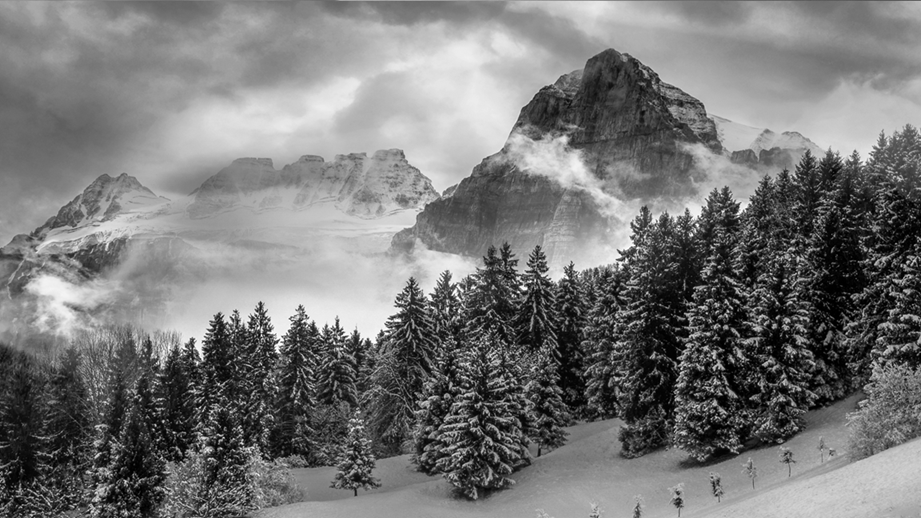
#> input picture lab1/images/Task1.jpg, 921 x 518 px
$ jupyter execute task1.ipynb
#> lines starting #> are read from the running program, lines starting #| are printed output that depends on the picture
[cell 1]
import cv2
import numpy as np
import matplotlib.pyplot as plt

[cell 2]
def show_image(img1, img2, descr1, descr2):
    fig, axes = plt.subplots(1, 2, figsize=(10, 5))
    axes[0].imshow(img1)
    axes[0].set_title(descr1)
    axes[0].axis("off")

    axes[1].imshow(img2)
    axes[1].set_title(descr2)
    axes[1].axis("off")

    plt.show()

[cell 3]
image = cv2.imread("images/Task1.jpg")
#> image is the input picture: shape (518, 921, 3); min 0, max 255, mean 119.7

# invert the colors
# bitwise_not(img):      switching each bit of img i <=> subtracting i from full 1s <=> inverting i
inverted_image = cv2.bitwise_not(image)
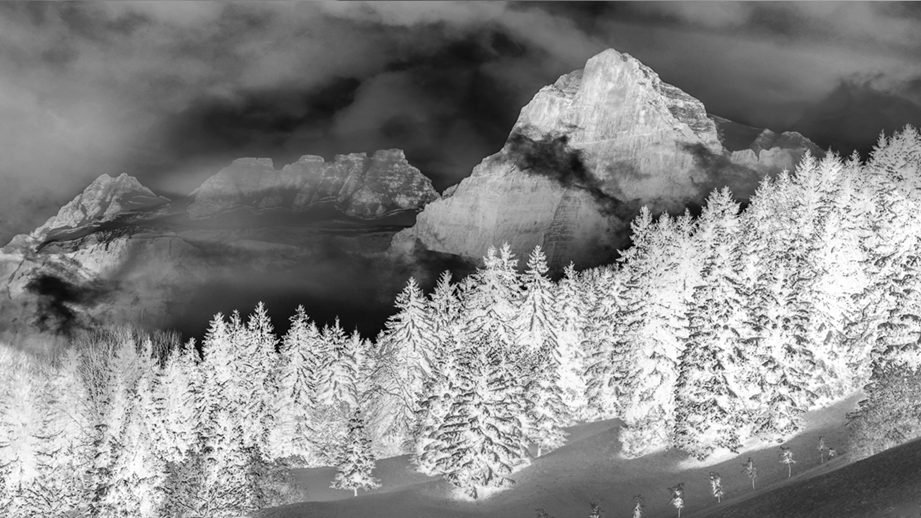
#> inverted_image: shape (518, 921, 3); min 0, max 255, mean 135.3

show_image(image, inverted_image, "Original image", "Inverted image")
#> in show_image, `plt.show()`:
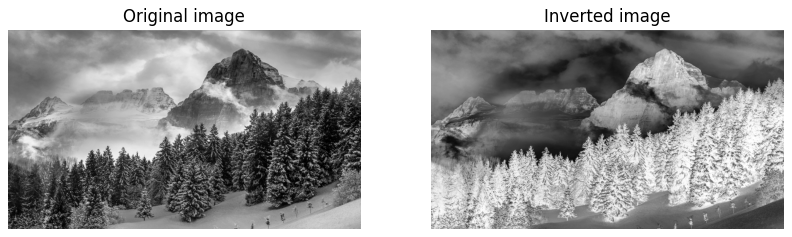
#> figure drawn by matplotlib, 2 panels

[cell 4]
# gamma correction: power transform with convention
# - gamma > 1 => brighter
#   - 1/gamma < 1 => log transform, dark fleshed white compressed
# - gamma < 1 => darker
#   - 1/gamma > 1 => power transform, dark compressed white fleshed
gamma = 0.7
inv_gamma = 1.0 / gamma

# LUT(img, tble):   for every possible intensity i of the image, set
#                   tble[i] = gamma(i) = A*V^gamma, V convention in [0,1]
#                   LUT(img, tble) sets img[i,j] = tble[img[i,j]]
table = np.array([(i / 255.0) ** inv_gamma * 255 for i in range(256)]).astype("uint8")
adjusted_image = cv2.LUT(inverted_image, table)
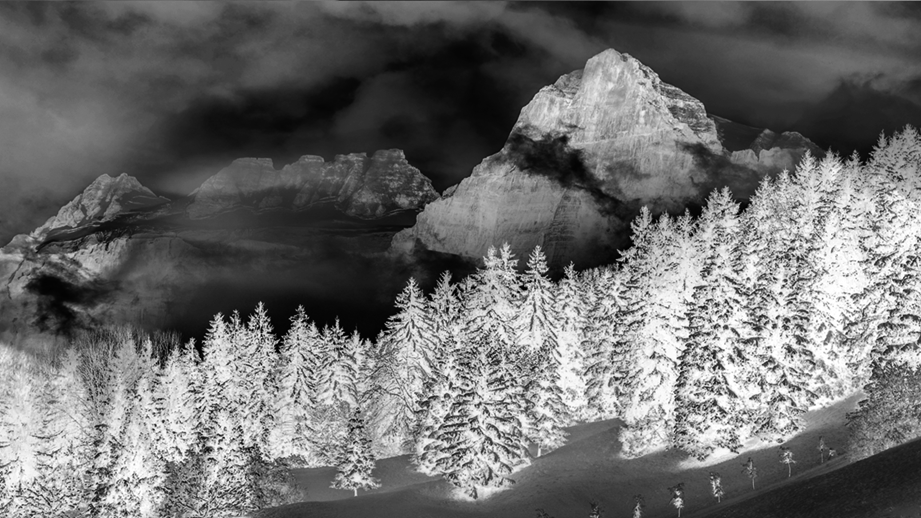
#> adjusted_image: shape (518, 921, 3); min 0, max 255, mean 109.2

show_image(inverted_image, adjusted_image, "Invered image", "Gamma-corrected image")
#> call 2 of show_image, with descr1 = 'Invered image', descr2 = 'Gamma-corrected image'
#> in show_image (call 2), `plt.show()`:
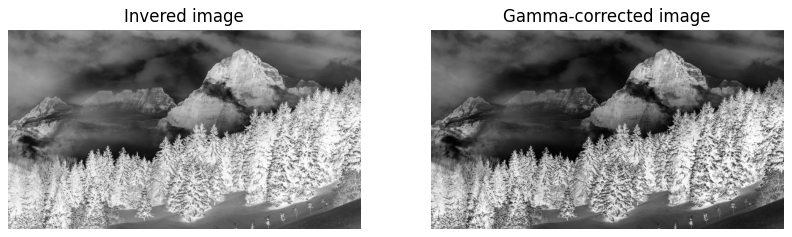
#> figure drawn by matplotlib, 2 panels

[cell 5]
show_image(image, adjusted_image, "Original image", "Final image")

$ run again, with lab1/images/Task2.jpg copied over lab1/images/Task1.jpg
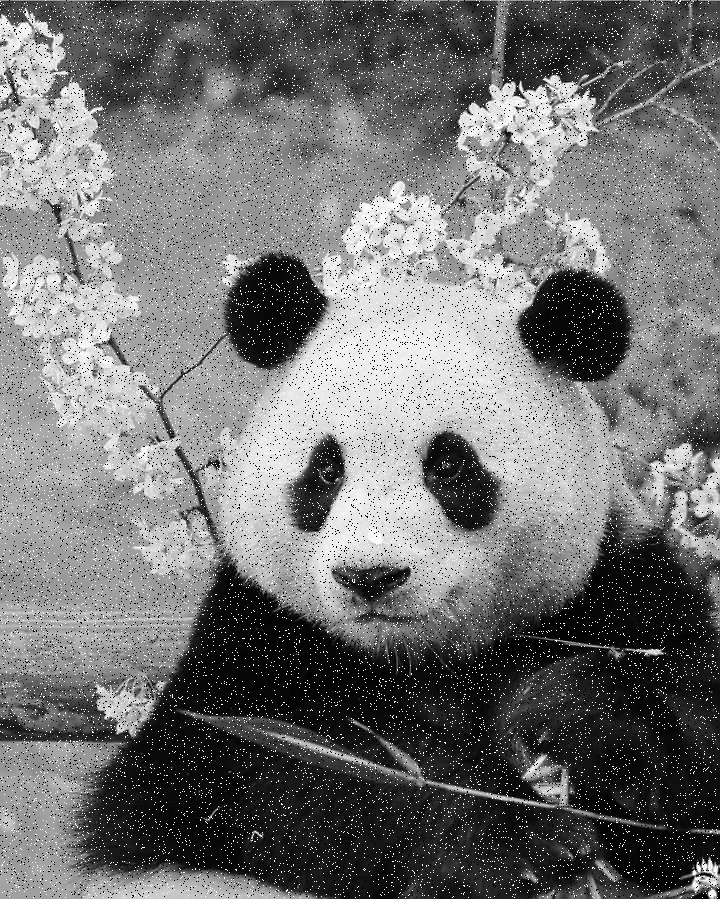
#> input picture lab1/images/Task2.jpg, 720 x 899 px
#> image is the input picture: shape (899, 720, 3); min 0, max 255, mean 114.2
#> `adjusted_image = cv2.LUT(inverted_image, table)`:
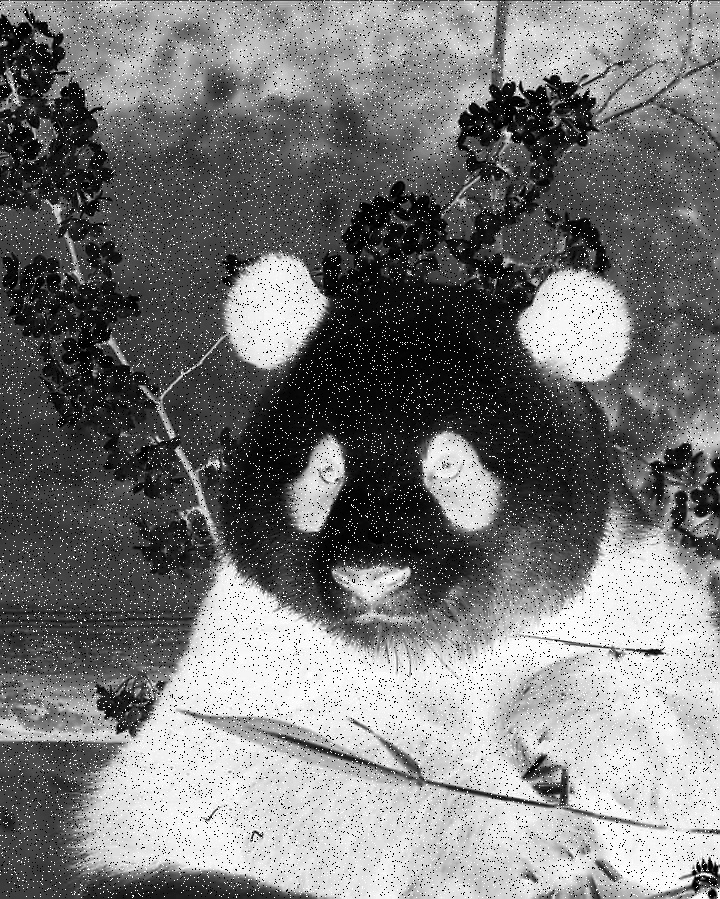
#> adjusted_image: shape (899, 720, 3); min 0, max 255, mean 120.3
#> in show_image (call 2), `plt.show()`:
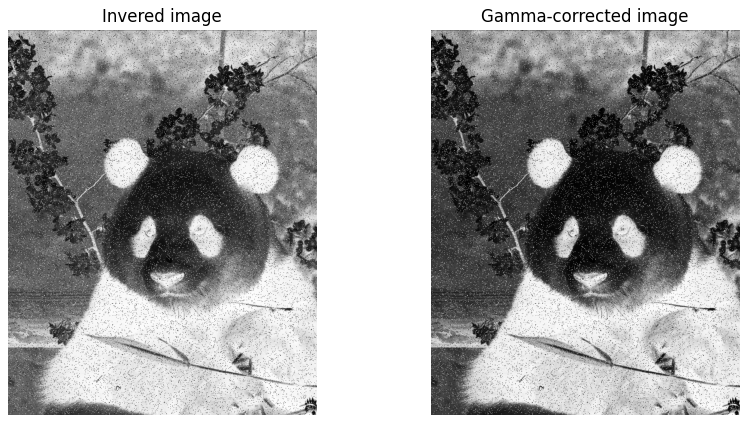
#> figure drawn by matplotlib, 2 panels

$ run again, with lab1/images/Task3.jpg copied over lab1/images/Task1.jpg
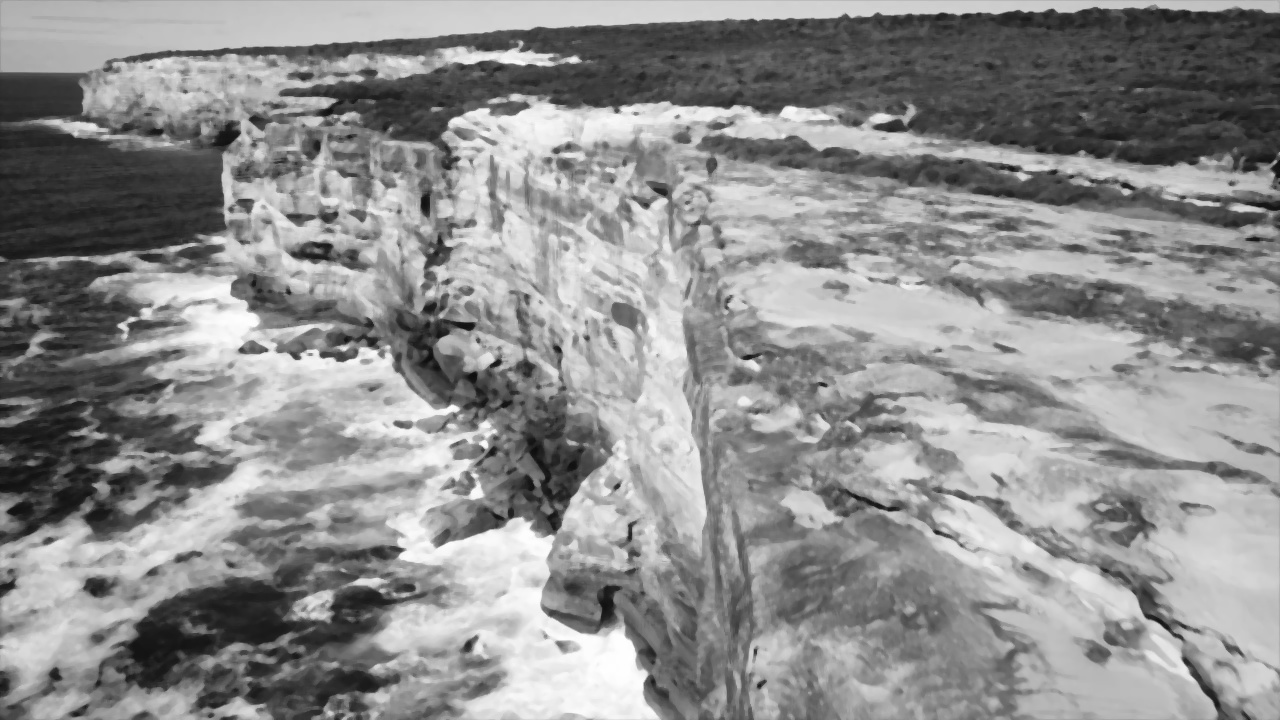
#> input picture lab1/images/Task3.jpg, 1280 x 720 px
#> image is the input picture: shape (720, 1280, 3); min 11, max 255, mean 141.8
#> `adjusted_image = cv2.LUT(inverted_image, table)`:
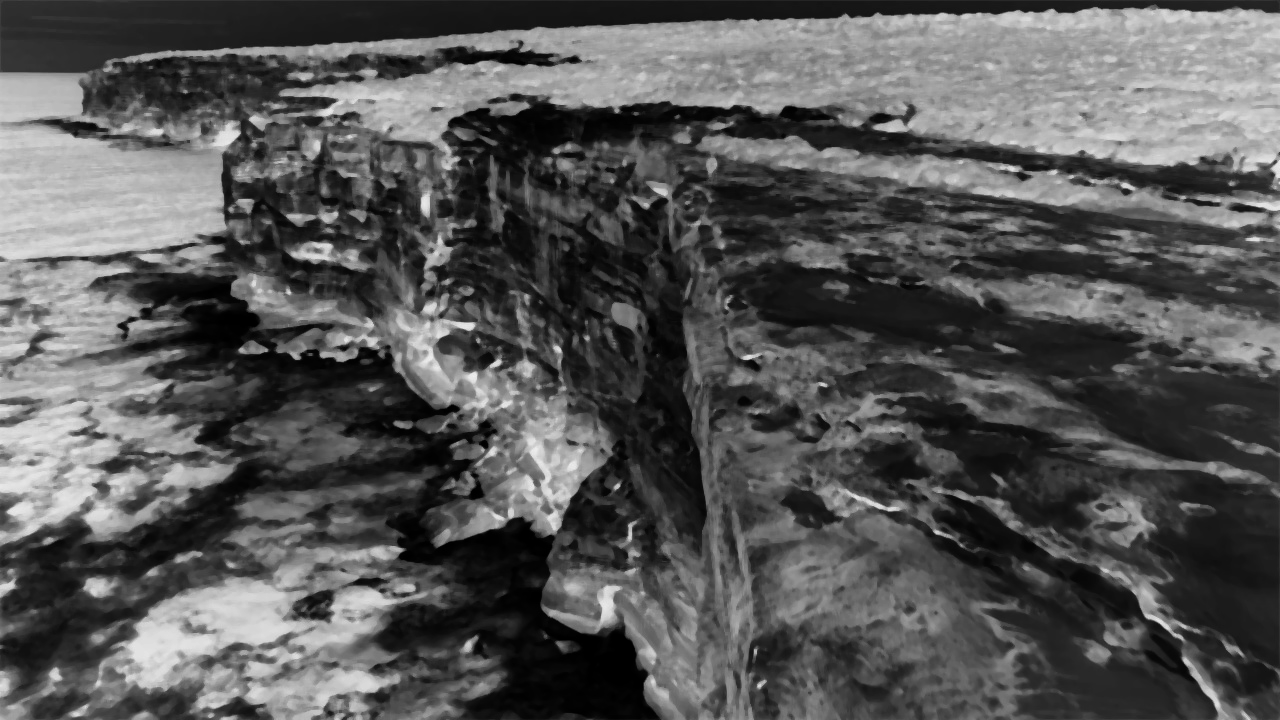
#> adjusted_image: shape (720, 1280, 3); min 0, max 239, mean 86.1
#> in show_image (call 2), `plt.show()`:
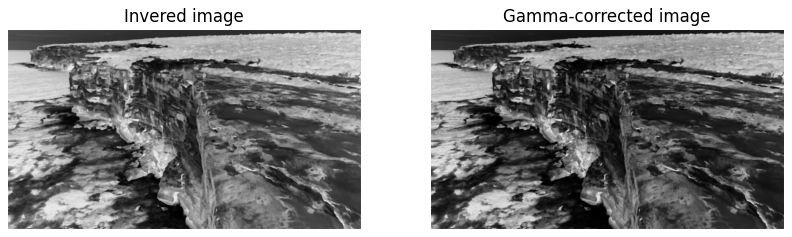
#> figure drawn by matplotlib, 2 panels
